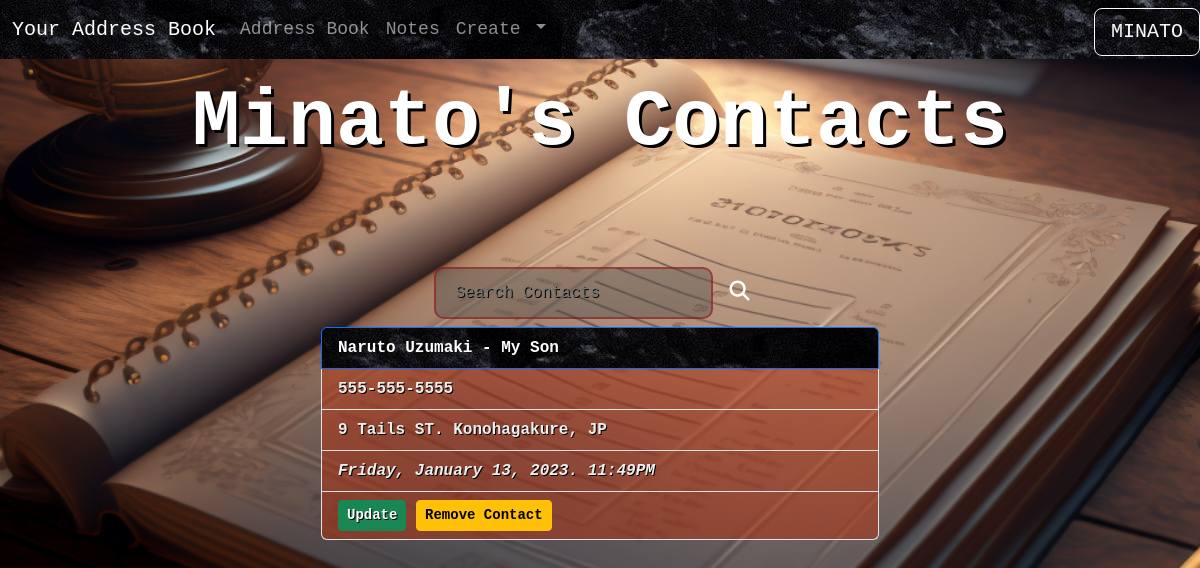
The page /address (signed in) on the database its author committed.
### app/models.py (models this page shows, shortened)
class User(db.Model, UserMixin):
    id = db.Column(db.Integer, primary_key=True)
    first_name = db.Column(db.String(25), nullable=False)
    last_name = db.Column(db.String(25), nullable=False)
    email = db.Column(db.String(50), nullable=False, unique=True)
    username = db.Column(db.String(50), nullable=False, unique=True)
    password = db.Column(db.String(256), nullable=False)
    date_created = db.Column(db.DateTime, nullable=False, default=datetime.utcnow)
    address = db.relationship('Address', backref='author', lazy='dynamic')
    notes = db.relationship('Post', backref='author', lazy='dynamic')

class Address(db.Model):
    id = db.Column(db.Integer, primary_key=True)
    first_name = db.Column(db.String(25), nullable=False)
    last_name = db.Column(db.String(25), nullable=True)
    phone = db.Column(db.String(25), nullable=True)
    address = db.Column(db.String(50), nullable=True)
    date_created = db.Column(db.DateTime, nullable=False, default=datetime.utcnow)
    user_id = db.Column(db.Integer, db.ForeignKey('user.id'))

### app/routes.py (the view)
@app.route('/address')
@login_required
def address():
    if current_user.is_authenticated:
        address = current_user.address.all()
    else:
        address = []
    return render_template('addressbook.html', address=address)

### app/models.py (called while the page is built)
@login.user_loader
def load_user(user_id):
    return User.query.get(user_id)

### app/templates/addressbook.html (shortened to what this page needs)
{% extends 'base.html' %}
{% block content %}
{% if current_user.is_authenticated %}
    <h1 class="home1 text-center mt-3">{{ current_user.first_name.title() }}'s Contacts</h1>
    <form class="search1">
        <input type="text" class="search" placeholder="Search Contacts">
        <button type="submit" class="btn magbtn btn-lg"><i class="fas fa-search"></i></button>
      </form>
    {% for addy in address %}
    <ul class="list-group mb-3">
        <li class="cont list-group-item active w-50" style="background-image: url('static/blackstone.jpg');">{{ addy.first_name }} {{ addy.last_name }}</li>
        <li class="cont1 list-group-item w-50">{{ addy.phone }}</li>
        <li class="cont1 list-group-item w-50">{{ addy.address }}</li>
        <li class="cont1 list-group-item w-50"><cite title="Source Title">{{ addy.date_created.strftime('%A, %B %d, %Y. %I:%M%p') }}</cite></li>
        <li class="cont1 list-group-item w-50"><a href="{{ url_for('edit_contact', address_id=addy.id) }}" class="edbtn cont btn btn-success btn-sm">Update</a>
            <button type="button" class="delbtn cont2 btn btn-warning btn-sm" data-bs-toggle="modal" data-bs-target="#deleteModal-{{addy.id}}">
              Remove Contact
          </button>
          </div>
    {% endfor %}
{% endif %}
{% endblock %}

### app/templates/nav.html (shortened to what this page needs)
<nav class="navbar navbar-expand-lg bg-dark sticky-top" data-bs-theme="dark" style="background-image: url('static/blackstone.jpg');">
    <div class="container-fluid">
        <a class="navbar-brand" href="{{url_for('index')}}">Your Address Book</a>
        <div class="collapse navbar-collapse" id="navbarNavAltMarkup">
            <div class="navbar-nav">
                {% if current_user.is_authenticated %}
                <a class="nav-link" href="{{url_for('address')}}">Address Book</a>
                <a class="nav-link" href="{{url_for('notes')}}">Notes</a>
                <li class="nav-item dropdown">
                <a class="nav-link dropdown-toggle" href="#" role="button" data-bs-toggle="dropdown" aria-expanded="false">
                    Create
                </a>
                </li>
                <button class="btn btn-outline-light btn-lg position-absolute top-05 end-0" type="button" data-bs-toggle="offcanvas" data-bs-target="#offcanvasWithBothOptions" aria-controls="offcanvasWithBothOptions">{{current_user.first_name.upper()}}</button>
                {% else %}
            <a class="nav-link" href="{{url_for('index')}}">Welcome</a>
            <a class="nav-link" href="{{url_for('address')}}">Address Book</a>
            <a class="nav-link" href="{{url_for('notes')}}">Notes</a>
            <a class="nav-link" href="{{url_for('login')}}">Log In</a>
            <a class="nav-link" href="{{url_for('signup')}}">Sign Up</a>
                {% endif %}
            </div>
        </div>
    </div>
</nav>

### app/static/stylesheet.css (style rules this page uses)
.home1 { color: white; font-weight: bold; font-family: "Courier New", Courier, monospace; font-size: 5em; text-shadow: 3px 3px 0px black; padding-bottom: 1em; }
form { color: rgb(0, 0, 0); font-weight: bolder; text-shadow: 2px 0px 0px rgb(255, 255, 255); font-family: "Courier New", Courier, monospace; }
.navbar { font-family: "Courier New", Courier, monospace; font-size: large; }
.cont { font-family: "Courier New", Courier, monospace; font-weight: bold; }
.cont2 { font-family: "Courier New", Courier, monospace; font-weight: bold; }
.cont1 { color: rgb(237, 237, 237); text-shadow: 1px 1px 0px black; font-family: "Courier New", Courier, monospace; font-weight: bold; background-color: rgba(184, 46, 11, 0.479); }
.list-group { align-items: center; }
.search1 { display: flex; justify-content: center; align-items: center; }
.search { color: rgb(237, 237, 237); text-shadow: 1px 1px 0px black; width: 25%; padding: 12px 20px; margin: 8px 0; box-sizing: border-box; border: 2px solid rgba(154, 0, 0, 0.468); border-radius: 10px; background-color: rgba(74, 74, 74, 0.418); cursor: text; }
.magbtn { color: white; }

### rows shown on the page
User: first_name "MINATO", first_name "Minato"
Address: first_name "Naruto", last_name "Uzumaki - My Son", phone "555-555-5555", address "9 Tails ST. Konohagakure, JP", date_created "Friday, January 13, 2023. 11:49PM"
